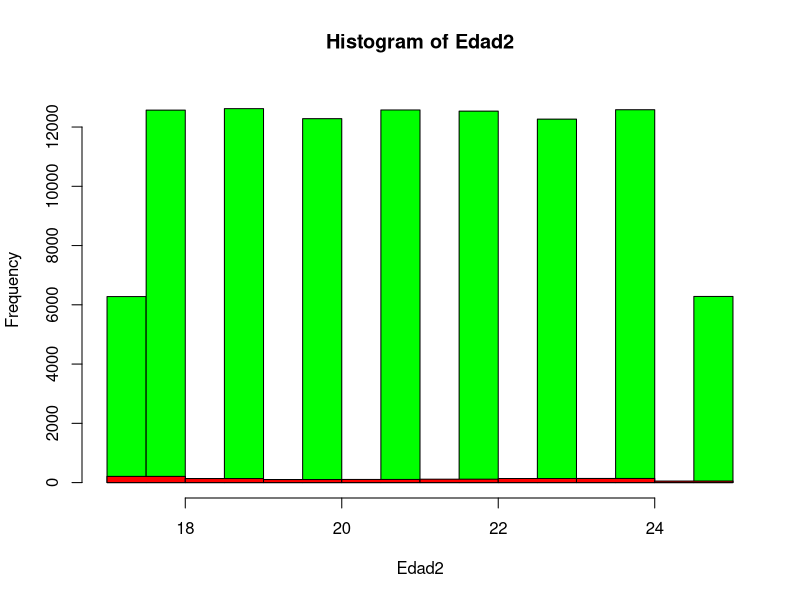

Generate this figure with R:

clc <- function(){
  cat("\014")
}

clc()

################################################################################

N1 = 1000
Edad = round(runif(N1, 17, 25))
mean(Edad)
var(Edad)

N2 = 100000
Edad2 = round(runif(N2, 17, 25))
Edad2
mean(Edad2)
var(Edad2)

# par(mfrow = c(1, 2))
hist(Edad2, col = "green",  ylim = c(0, 13000))
hist(Edad, col = "red", add = T)

